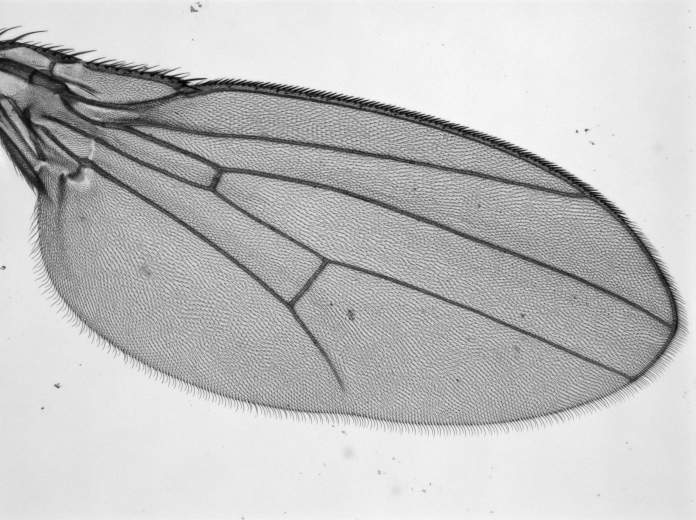
%> input picture WingDB/B/B01.tif, 1392 x 1040 px (shown at 1/2 size); its folder holds only this picture in this run
$ octave WingQuantWidth.m   (GNU Octave 9; MATLAB toolbox functions it lacks are replaced by stand-ins)
%> lines starting %> are read from the running program, lines starting %| are printed output that depends on the picture; in (x1, y1, x2, y2) boxes, pixels count from 0 and x2, y2 are one past the last pixel; in counts of white or black regions, pixels touching at a corner belong together; the program's own positions count from 1
%% Clear
clear all; close all; clc;
%% Load Images
WingFiles = dir('C:\Users\David Cheung\Desktop\Wings_for_david_20171108current\B\*.tif');
for i=1:length(WingFiles);
    WingI = imread(WingFiles(i).name);
%> WingI is the input picture: size 1040x1392x3 uint8; min 0, max 255, mean 192.1
    WingI = WingI(:,:,1);
%> WingI: size 1040x1392 uint8
    WingIraw = WingI;
%     figure, imshow(WingI); title('Base Image'); %Base Image
%% Wing Identification
    WingI = imgaussfilt(WingI,2.5); %Gauss Stdev is manually adjusted
%     figure, imshow(WingI); title('Gauss');
    WingI = imcomplement(WingI); % Inverts bw img
%     figure, imshow(WingI); title('Complement')
    bw = imbinarize(WingI, 'Adaptive','ForegroundPolarity','bright','Sensitivity',0.315); %Sensitivity setting is manually adjusted
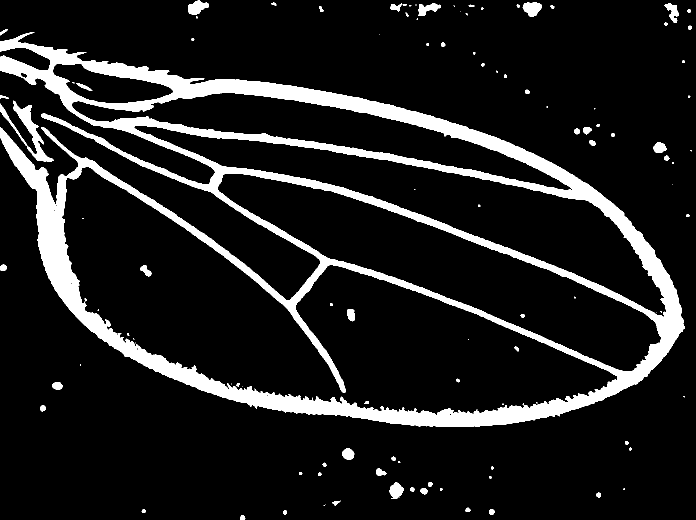
%> bw: size 1040x1392 logical (shown at 1/2 size); 11.7% white; 108 white regions (39 under 20 px), largest, box (x1, y1, x2, y2) and area: (0, 64, 1370, 854) 157559, (0, 201, 108, 323) 2844, (1045, 5, 1084, 34) 781
%     figure, imshow (bw); title('Binary Image'); %toggle1
    bw = bwmorph(bw, 'fill');
%> bw: size 1040x1392 logical; 11.7% white; 108 white regions (39 under 20 px)
    [N,M] = bwlabel(bw,4);
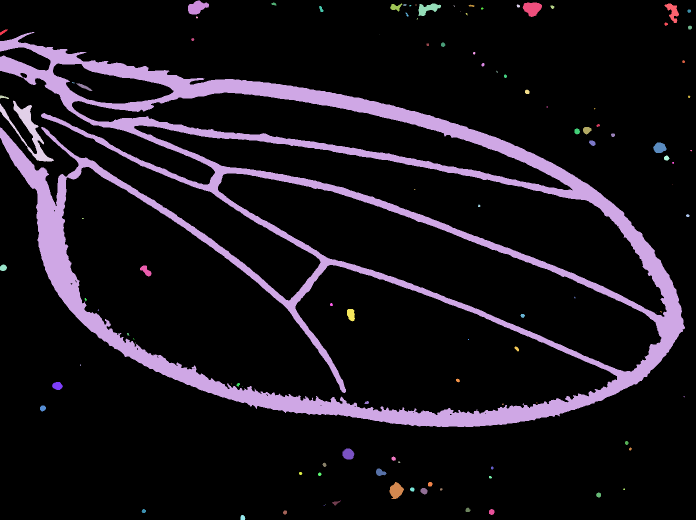
%> N: size 1040x1392 double (shown at 1/2 size); 118 distinct labels, from 0 to 117; one colour per label, 0 black
%> M = 117
stats = regionprops(N,'all');
%> stats = 117 regions; largest, box (x1, y1, x2, y2), Area, Centroid, MajorAxisLength, MinorAxisLength and Eccentricity: (0, 64, 1370, 854) 157547 [625.1 464.9] 1652.5 799.2 0.875, (0, 201, 108, 323) 2844 [57.3 261.4] 158.8 52.69 0.943, (1045, 5, 1084, 34) 781 [1065.1 17.7] 36.95 28.46 0.638
WingArea = [stats.Area];
%> WingArea = 117 values, max 157547 at index 2, min 1 at index 13, mean 1446.9
[WingSize, WingID] = max(WingArea);
%> WingSize = 157547; WingID = 2
N(find(N~=WingID))=0;
%> N: size 1040x1392 double; values 0 (black) and 2 (white), 10.9% white; 1 white region, box (x1, y1, x2, y2) and area: (0, 64, 1370, 854) 157547
NN = (N~=0);
bw2 = bw.*NN;
BW = edge(bw2,'canny');
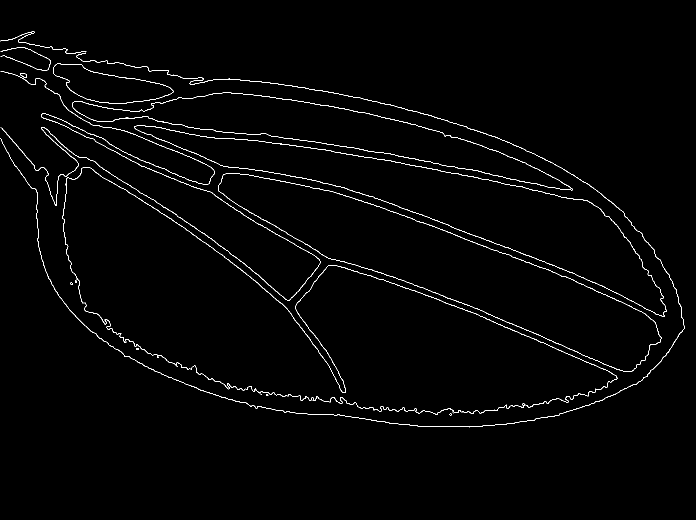
%> BW: size 1040x1392 logical (shown at 1/2 size); 1.3% white in thin lines or dots, all inside (x1, y1, x2, y2) = (1, 63, 1370, 855)
m0=find(sum(BW,1)>0);
%> m0 = 1369 values from 2 to 1370
n0=find(sum(BW,2)>0);
%> n0 = 792 values from 64 to 855
WingI1=imcrop(WingIraw,[min(m0),min(n0),max(m0)-min(m0),max(n0)-min(n0)]);
bw2=imcrop(bw2,[min(m0),min(n0),max(m0)-min(m0),max(n0)-min(n0)]);
%> bw2: size 792x1369 double; values 0 (black) and 1 (white), 14.5% white; 1 white region, box (x1, y1, x2, y2) and area: (0, 1, 1369, 791) 157477
figure, imshow(bw2); %toggle2
bw3 = bwmorph(bw2, 'open', Inf);
%> bw3: size 792x1369 logical; 14.5% white; 1 white region, box (x1, y1, x2, y2) and area: (0, 2, 1369, 791) 157133
bw4 = bwmorph(bw3, 'close', Inf);
%> bw4: size 792x1369 logical; 14.5% white; 1 white region, box (x1, y1, x2, y2) and area: (0, 2, 1369, 792) 157406
bw5 = bwmorph(bw4, 'spur', Inf);
figure, imshow(bw5); title('Smoothened; Extraneous Objects Removed')
bw5 = uint8(bw5);
%% Skeleton
bw6 = bwmorph(bw5,'skel', Inf);
%> bw6: size 792x1369 logical; 1.2% white in thin lines or dots
bw7 = bwmorph(bw6,'spur', 10);%Spur setting is manually adjusted
%> bw7: size 792x1369 logical; 1.2% white in thin lines or dots
se = strel('disk',1);
bw7a = imdilate(bw7,se);
%> bw7a: size 792x1369 logical; 2.9% white; 8 white regions (4 under 20 px), largest, box (x1, y1, x2, y2) and area: (0, 2, 1368, 790) 31827, (738, 752, 744, 761) 25, (508, 718, 512, 726) 20, (543, 722, 549, 728) 20
% bw7 = bwmorph(bw7, 'thicken');
figure, imshow(bw7); title('Skeleton')
bw8 = bwmorph(bw7, 'branchpoints');
%> bw8: size 792x1369 logical; 0.07% white in thin lines or dots
asdf = regionprops(bw8,'all');
%> asdf = 567 regions; largest, box (x1, y1, x2, y2), Area, Centroid, MajorAxisLength, MinorAxisLength and Eccentricity: (1282, 658, 1293, 669) 28 [1287.8 663.8] 15.32 4.68 0.952, (84, 275, 91, 282) 16 [88.2 278.8] 8.62 4.88 0.825, (1291, 651, 1300, 659) 15 [1296.2 655.3] 12.36 3.03 0.969
centroids = cat(1, asdf.Centroid);
%> centroids = 567 rows, first 12: [6 55; 7 211; 12 67; 15 28; 20 230; 28 242; 29 26; 29 244; 30 73; 31 27; 31 75; 32 73]
imshow(bw7); hold on;
plot(centroids(:,1), centroids(:,2), 'g*')
% hold off
% bw8 = bwmorph(bw8, 'thicken', 3); %Discriminates against certain obj
se = strel('disk',5);
bw8 = imdilate(bw8,se);
%> bw8: size 792x1369 logical; 2.7% white; 232 white regions, largest, box (x1, y1, x2, y2) and area: (1278, 647, 1305, 673) 436, (50, 72, 73, 109) 373, (760, 758, 790, 776) 343
bw9 = bwmorph(bw7, 'endpoints');
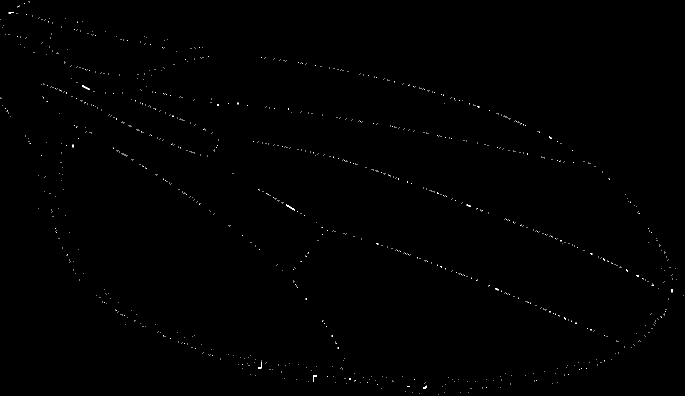
%> bw9: size 792x1369 logical (shown at 1/2 size); 0.2% white in thin lines or dots
asdf2 = regionprops(bw9,'all');
%> asdf2 = 898 regions; largest, box (x1, y1, x2, y2), Area, Centroid, MajorAxisLength, MinorAxisLength and Eccentricity: (572, 409, 590, 421) 54 [581.6 415.6] 23.99 3.31 0.99, (164, 170, 180, 180) 48 [172.2 175.8] 20.5 3.3 0.987, (516, 723, 524, 737) 38 [522.2 732.4] 17.71 6.59 0.928
centroids2 = cat(1, asdf2.Centroid);
%> centroids2 = 898 rows, first 12: [2 39; 2 195; 2.5 197.5; 5 55; 6 211; 7 52; 11 69; 11.5 217.5; 15 222.5; 17.5 226.5; 22.41 25.91; 18.5 69.5]
% imshow(bw7)
% hold on
plot(centroids2(:,1), centroids2(:,2), 'b*')
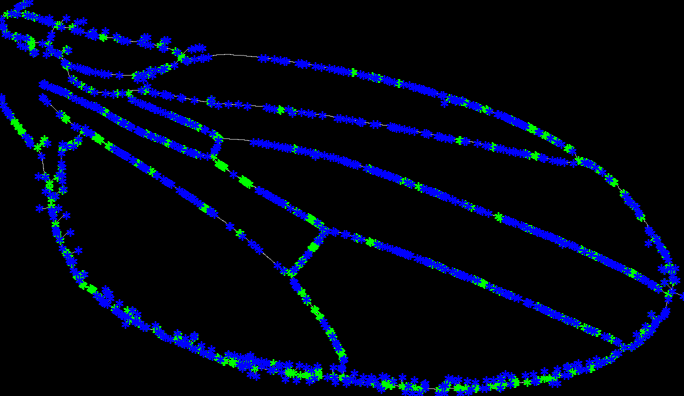
%> figure redrawn from the program's plot data; shown at 1/2 size
hold off
bw9 = imdilate(bw9,se);
%> bw9: size 792x1369 logical; 5.4% white; 359 white regions, largest, box (x1, y1, x2, y2) and area: (512, 374, 614, 436) 1162, (1062, 455, 1160, 500) 1041, (1077, 611, 1157, 652) 843
%% Skeletal Overlay
figure,
imshow(WingI1); %title('Skeletal Overlay on Base Image');
I = bw7a;
J = bw8;
K = bw9;
red = cat(3, ones(size(WingI1)), zeros(size(WingI1)), zeros(size(WingI1)));
green = cat(3, zeros(size(WingI1)), ones(size(WingI1)), zeros(size(WingI1)));
blue = cat(3, zeros(size(WingI1)), zeros(size(WingI1)), ones(size(WingI1)));
hold on ;
h = imshow(red);
set(h, 'AlphaData', I);
j = imshow(green);
set(j, 'AlphaData', J);
k = imshow(blue);
set(k, 'AlphaData', K);
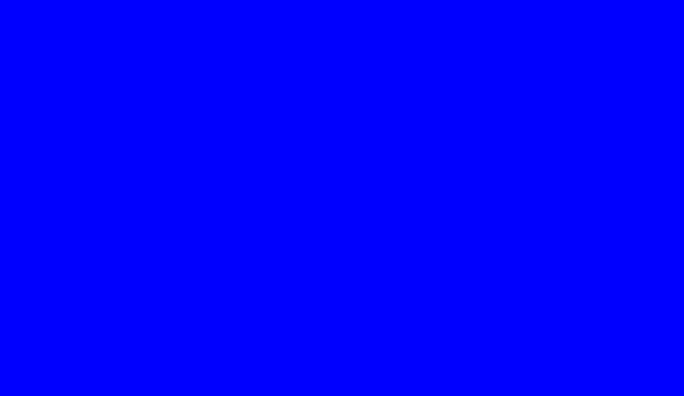
%> figure redrawn from the program's plot data; shown at 1/2 size
hold off;
export_fig('Overlay.png')
%% Coordinates Insert
coord = [131	119	78	1091
156	236	78	1091
156	236	318	1345
179	81	456	1273
253	160	610	742
253	160	360	143
210	436	240	425
341	664	448	617


];
%% Path Length
for c = 1:8
figure,
% imshow(bw7);hold on
% imshow(WingI1); hold on
r1 = coord(c,1);
c1 = coord(c,2);
r2 = coord(c,3);
c2 = coord(c,4);
hold on
plot(c1, r1, 'g.', 'MarkerSize', 15)
plot(c2, r2, 'g.', 'MarkerSize', 15)
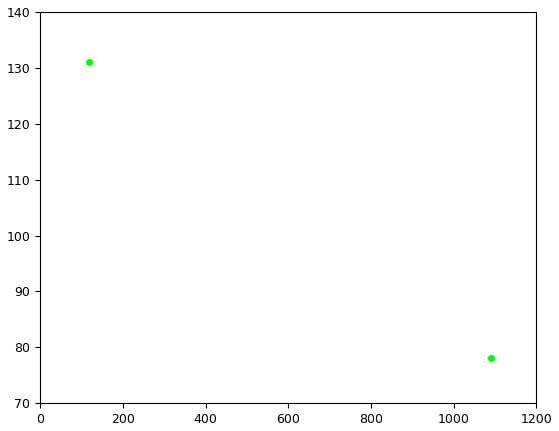
%> figure redrawn from the program's plot data
hold off
%> (the run ends here)
